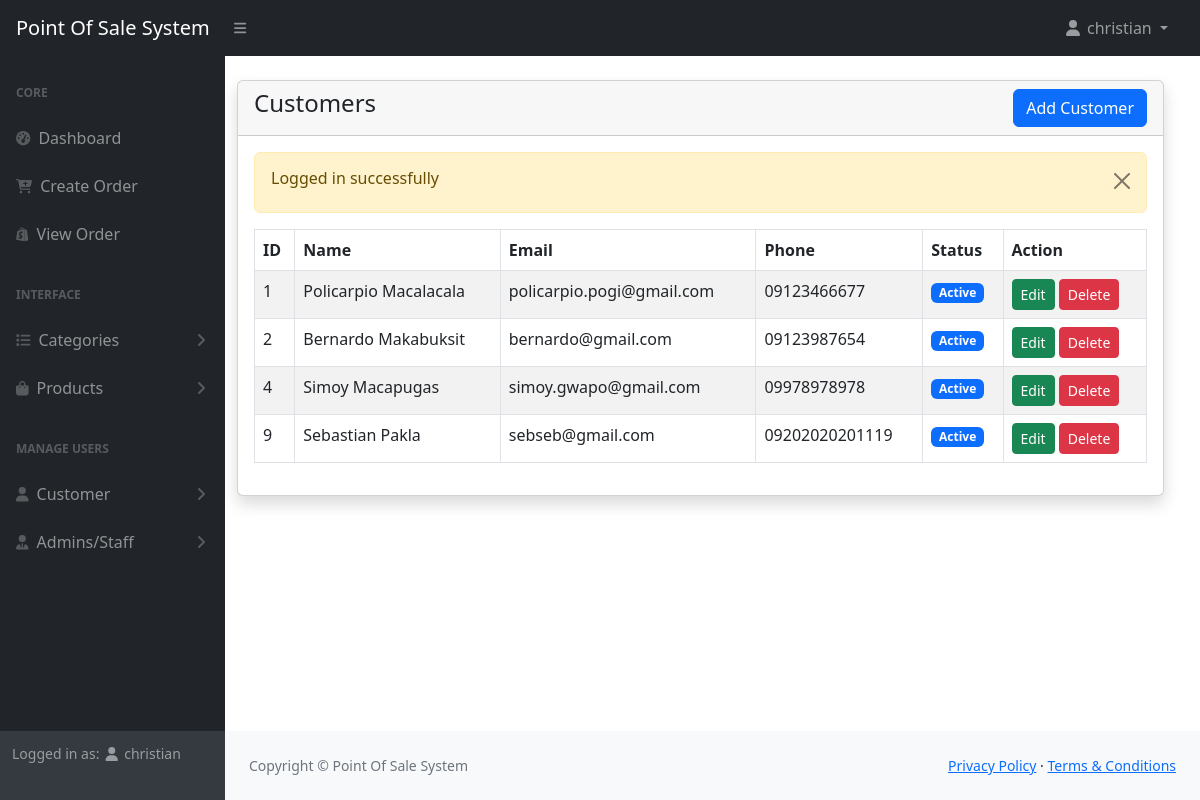
The page /admin/customers.php (signed in) on the database its author committed.
### tables this page shows
CREATE TABLE `customers` (
  `id` int(11) NOT NULL,
  `name` varchar(255) NOT NULL,
  `email` varchar(255) DEFAULT NULL,
  `phone` varchar(255) DEFAULT NULL,
  `status` tinyint(1) NOT NULL DEFAULT 0 COMMENT '0=visible,1=hidden',
  `create_at` date NOT NULL DEFAULT current_timestamp()
);

### admin/customers.php (the view, shortened to what this page needs)
<?php include('includes/header.php');?>
<div class="row col-md-12">
    <div class="container-fluid px-4">
    <div class="card mt-4 shadow">
        <div class="card-header">
            <h4 class="mb-0">Customers
                <a href="customers-create.php" class="btn btn-primary float-end">Add Customer</a>
            </h4>
        </div>
        <div class="card-body">
        <?php
            $customers = getAll('customers');
            if(mysqli_num_rows($customers) > 0){
        ?>
            <div class="table-responsive">
                <table class="table table-striped table-bordered">
                    <thead>
                        <tr>
                            <th>ID</th>
                            <th>Name</th>
                            <th>Email</th>
                            <th>Phone</th>
                            <th>Status</th>
                            <th>Action</th>
                        </tr>
                    </thead>
                    <tbody>
                        <?php
                            foreach($customers as $item)  :
                        ?>
                        <tr>
                            <td><?= $item['id']   ?></td>
                            <td><?= $item['name']   ?></td>
                            <td><?= $item['email']   ?></td>
                            <td><?= $item['phone']   ?></td>
                            <td>
                                <?php
                                if($item['status'] == 1){
                                    echo '<span class="badge bg-danger">Inactive</span>';
                                }else{
                                    echo '<span class="badge bg-primary">Active</span>';
                                }
                                ?>
                            </td>
                            <td>
                                <a href="customers-edit.php?id=<?= $item['id']; ?>"class="btn btn-success btn-sm">Edit</a>
                                <a href="customers-delete.php?id=<?= $item['id']; ?>"class="btn btn-danger btn-sm">Delete</a>
                            </td>
                        </tr>
                        <?php endforeach; ?>
                    </tbody>
                </table>
            </div>
            <?php
                }else{
                    ?>
                    <h4 class="mb-0">No Record Found</h4>
                    <?php
                    }
                ?>
        </div>
    </div>
    </div>
</div>
<?php include('includes/footer.php');?>

### rows shown on the page
customers: id "1", name "Policarpio Macalacala", email "policarpio.pogi@gmail.com", phone "09123466677", status "Active"
customers: id "2", name "Bernardo Makabuksit", email "bernardo@gmail.com", phone "09123987654", status "Active"
customers: id "4", name "Simoy Macapugas", email "simoy.gwapo@gmail.com", phone "09978978978", status "Active"
customers: id "9", name "Sebastian Pakla", email "sebseb@gmail.com", phone "09202020201119", status "Active"

### other values the page prints
$_SESSION['loggedInUser']['name'] "christian"
$_SESSION['status'] "Logged in successfully"
